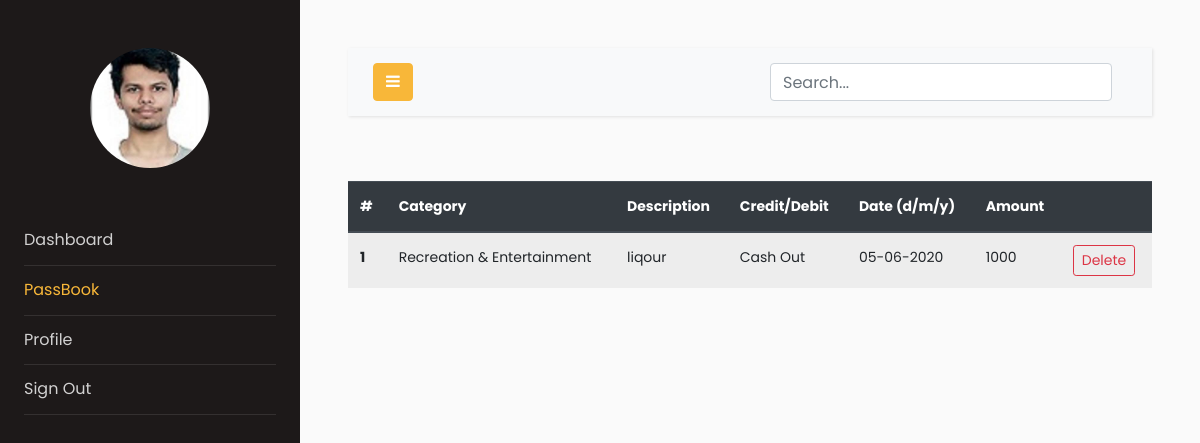
The page /passbook (signed in) on the database as committed earlier.
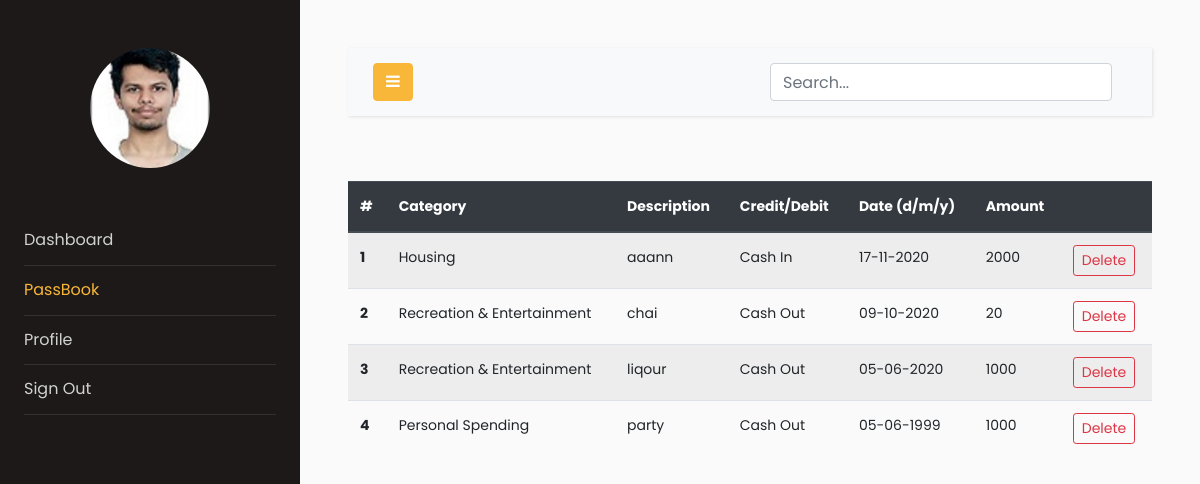
The same page on the database as committed later.
### models.py (models this page shows, shortened)
class Users(db.Model, UserMixin):
    __tablename__ = "users"
    id = db.Column(db.Integer, primary_key=True)
    email = db.Column(db.String(64), unique=True, index=True)
    name = db.Column(db.String(64))
    pasword_hash = db.Column(db.String(128))
    income = db.Column(db.Integer)
    budget = db.Column(db.Integer)
    profile_image = db.Column(db.String(128), nullable=False, default='default_profile.png')
    trans = db.relationship('Transactions', backref='User', lazy='dynamic')

class Transactions(db.Model):
    __searchable__ = ['description','cat','amount','date']
    users = db.relationship(Users)
    id = db.Column(db.Integer, primary_key=True)
    cashFlow = db.Column(db.Integer)
    amount = db.Column(db.Integer)
    description = db.Column(db.String(64))
    cat = db.Column(db.String(64))
    date = db.Column(db.DateTime)
    userId = db.Column(db.Integer, db.ForeignKey('users.id'), nullable=False)

### app.py (the view)
@app.route("/passbook", methods=["GET", "POST"])
@login_required
def passbook():
    uid = current_user.id
    trans_data = Transactions.query.filter_by(userId=uid).order_by(
        Transactions.date.desc()
    )
    return render_template("passbook.html", trans_data=trans_data)

### models.py (called while the page is built)
@login_manager.user_loader
def load_user(user_id):
    return Users.query.get(user_id)

### templates/passbook.html (shortened to what this page needs)
<!doctype html>
<html lang="en">
<head>
    <link rel="stylesheet" href="https://stackpath.bootstrapcdn.com/font-awesome/4.7.0/css/font-awesome.min.css">
<link rel="stylesheet" href="{{ url_for('static', filename='css1/style.css') }}">
</head>
<body>
    <div class="wrapper d-flex align-items-stretch">
        <nav id="sidebar">
            <div class="p-4 pt-5">
                <a href="#" class="img logo rounded-circle mb-5" style="background-image: url({{url_for('static',filename='profile_pics/'+current_user.profile_image)}})"></a>
                <ul class="list-unstyled components mb-5">
                    <li>
                        <a href="{{url_for('dashboard')}}">Dashboard</a>
                    </li>
                    <li class="active">
                        <a href="{{url_for('passbook')}}">PassBook</a>
                    </li>
                    <li>
                        <a href="{{url_for('profile')}}">Profile</a>
                    </li>
                    <li>
                        <a href="{{url_for('logout')}}">Sign Out</a>
                    </li>
                </ul>
            </div>
        </nav>
        <div id="content" class="p-4 p-md-5">
            <nav class="navbar navbar-expand-lg navbar-light bg-light">
                <div class="container-fluid">
                    <button type="button" id="sidebarCollapse" class="btn btn-primary">
                        <i class="fa fa-bars"></i>
                    </button>
                    <form action="search" , method="GET">
                        <div class="container h-50">
                            <div class="d-flex justify-content-center h-100">
                                <input type="search" class="form-control ds-input" id="search-input" name="query" placeholder="Search..." aria-label="Search for..."
                                    autocomplete="off" data-docs-version="4.5" spellcheck="false" role="combobox" aria-autocomplete="list"
                                    aria-expanded="false" aria-owns="algolia-autocomplete-listbox-0" dir="auto"
                                    style="position: relative; vertical-align: top;">
                            </div>
                        </div>
                    </form>
                </div>
            </nav>
            <br>
            <table class="table table-striped">
                <thead class="thead-dark">
                    <tr>
                        <th scope="col">#</th>
                        <th scope="col">Category</th>
                        <th scope="col">Description</th>
                        <th scope="col">Credit/Debit</th>
                        <th scope="col">Date (d/m/y)</th>
                        <th scope="col">Amount</th>
                        <th scope="col"></th>
                    </tr>
                </thead>
                <tbody>
                    {%for r in trans_data%}
                    <tr>
                        <th scope="row">{{loop.index0 + 1}}</th>
                        <td>{{r.cat}}</td>
                        <td>{{r.description}}</td>
                        {%if r.cashFlow == 1 %}
                        <td>Cash In</td>
                        {%else%}
                        <td>Cash Out</td>
                        {%endif%}
                        <td>{{r.date.strftime('%d-%m-%Y')}}</td>
                        <td>{{r.amount}}</td>
                        <td><button type="button" class="btn btn-outline-danger btn-sm" data-toggle="modal" data-target="#del{{r.id}}">
                            Delete
                        </button></td>
                    </tr>
                    {%endfor%}
                </tbody>
            </table>
        </div>
    </div>
</body>
</html>

Rows that differ between the two databases and show on the page:
added Transactions: cat "Housing", description "aaann", cashFlow "Cash In", date "17-11-2020", amount "2000"
added Transactions: cat "Recreation & Entertainment", description "chai", cashFlow "Cash Out", date "09-10-2020", amount "20"
added Transactions: cat "Personal Spending", description "party", cashFlow "Cash Out", date "05-06-1999", amount "1000"
